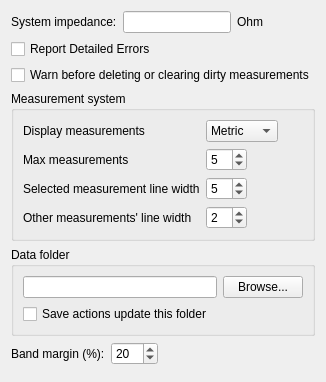
     <widget class="QWidget" name="General">
      <attribute name="title">
       <string>General</string>
      </attribute>
      <layout class="QFormLayout" name="formLayout_5">
       <item row="0" column="0">
        <layout class="QHBoxLayout" name="horizontalLayout_38">
         <item>
          <layout class="QVBoxLayout" name="verticalLayout_19">
           <item>
            <layout class="QHBoxLayout" name="horizontalLayout_29">
             <item>
              <widget class="QLabel" name="label_4">
               <property name="text">
                <string>System impedance:</string>
               </property>
              </widget>
             </item>
             <item>
              <widget class="QLineEdit" name="lineEdit_systemImpedance">
               <property name="sizePolicy">
                <sizepolicy hsizetype="Preferred" vsizetype="Fixed">
                 <horstretch>0</horstretch>
                 <verstretch>0</verstretch>
                </sizepolicy>
               </property>
               <property name="maxLength">
                <number>4</number>
               </property>
              </widget>
             </item>
             <item>
              <widget class="QLabel" name="label_6">
               <property name="text">
                <string>Ohm</string>
               </property>
              </widget>
             </item>
             <item>
              <spacer name="horizontalSpacer_4">
               <property name="orientation">
                <enum>Qt::Orientation::Horizontal</enum>
               </property>
               <property name="sizeHint" stdset="0">
                <size>
                 <width>40</width>
                 <height>20</height>
                </size>
               </property>
              </spacer>
             </item>
            </layout>
           </item>
           <item>
            <widget class="QCheckBox" name="checkBoxReportDetailedErrors">
             <property name="toolTip">
              <string>Shows additional, technical analyzer error messages
(BLE connection/protocol errors) in the error dialog.
Off by default -- frequent and low-level, more noise
than help for day-to-day use. Always-shown messages
(analyzer busy/unreachable) aren't affected.</string>
             </property>
             <property name="text">
              <string>Report Detailed Errors</string>
             </property>
            </widget>
           </item>
           <item>
            <widget class="QCheckBox" name="checkBoxWarnDirtyDelete">
             <property name="toolTip">
              <string>A measurement is "dirty" if scanned or renamed
since it was last saved (shown as " *" in Points column).

Warns before Delete/Clear All discards any dirty measurement.</string>
             </property>
             <property name="text">
              <string>Warn before deleting or clearing dirty measurements</string>
             </property>
            </widget>
           </item>
           <item>
            <widget class="QGroupBox" name="groupBox_7">
             <property name="title">
              <string>Measurement system</string>
             </property>
             <layout class="QFormLayout" name="formLayout_measurementSystem">
              <property name="fieldGrowthPolicy">
               <enum>QFormLayout::FieldGrowthPolicy::FieldsStayAtSizeHint</enum>
              </property>
              <item row="0" column="0">
               <widget class="QLabel" name="label_displayMeasurements">
                <property name="text">
                 <string>Display measurements</string>
                </property>
               </widget>
              </item>
              <item row="0" column="1">
               <widget class="NoScrollComboBox" name="measureSystemComboBox">
                <property name="maximumSize">
                 <size>
                  <width>140</width>
                  <height>16777215</height>
                 </size>
                </property>
                <item>
                 <property name="text">
                  <string>Metric</string>
                 </property>
                </item>
                <item>
                 <property name="text">
                  <string>Imperial</string>
                 </property>
                </item>
               </widget>
              </item>
              <item row="1" column="0">
               <widget class="QLabel" name="label_33">
                <property name="toolTip">
                 <string>The maximum number of simultaneously displayed measurements</string>
                </property>
                <property name="text">
                 <string>Max measurements</string>
                </property>
               </widget>
              </item>
              <item row="1" column="1">
               <widget class="NoScrollSpinBox" name="spinBoxMeasurements">
                <property name="toolTip">
                 <string>The maximum number of simultaneously displayed measurements</string>
                </property>
                <property name="maximumSize">
                 <size>
                  <width>100</width>
                  <height>16777215</height>
                 </size>
                </property>
                <property name="minimum">
                 <number>1</number>
                </property>
                <property name="maximum">
                 <number>15</number>
                </property>
                <property name="value">
                 <number>5</number>
                </property>
               </widget>
              </item>
              <item row="2" column="0">
               <widget class="QLabel" name="label_activeLineWidth">
                <property name="toolTip">
                 <string>Line width (pixels) for the currently-selected measurement's traces</string>
                </property>
                <property name="text">
                 <string>Selected measurement line width</string>
                </property>
               </widget>
              </item>
              <item row="2" column="1">
               <widget class="NoScrollSpinBox" name="spinBoxActiveLineWidth">
                <property name="toolTip">
                 <string>Line width (pixels) for the currently-selected measurement's traces</string>
                </property>
                <property name="maximumSize">
                 <size>
                  <width>100</width>
                  <height>16777215</height>
                 </size>
                </property>
                <property name="minimum">
                 <number>1</number>
                </property>
                <property name="maximum">
                 <number>10</number>
                </property>
                <property name="value">
                 <number>5</number>
                </property>
               </widget>
              </item>
              <item row="3" column="0">
               <widget class="QLabel" name="label_inactiveLineWidth">
                <property name="toolTip">
                 <string>Line width (pixels) for every other loaded measurement's traces</string>
                </property>
                <property name="text">
                 <string>Other measurements' line width</string>
                </property>
               </widget>
              </item>
              <item row="3" column="1">
               <widget class="NoScrollSpinBox" name="spinBoxInactiveLineWidth">
                <property name="toolTip">
                 <string>Line width (pixels) for every other loaded measurement's traces</string>
                </property>
                <property name="maximumSize">
                 <size>
                  <width>100</width>
                  <height>16777215</height>
                 </size>
                </property>
                <property name="minimum">
                 <number>1</number>
                </property>
                <property name="maximum">
                 <number>10</number>
                </property>
                <property name="value">
                 <number>2</number>
                </property>
               </widget>
              </item>
             </layout>
            </widget>
           </item>
          </layout>
         </item>
        </layout>
       </item>
       <item row="1" column="0" colspan="2">
        <widget class="QGroupBox" name="groupBoxDataFolder">
         <property name="title">
          <string>Data folder</string>
         </property>
         <layout class="QVBoxLayout" name="verticalLayout_dataFolder">
          <item>
           <layout class="QHBoxLayout" name="horizontalLayout_dataFolder">
            <item>
             <widget class="QLineEdit" name="dataFolderLineEdit">
              <property name="sizePolicy">
               <sizepolicy hsizetype="Expanding" vsizetype="Fixed">
                <horstretch>0</horstretch>
                <verstretch>0</verstretch>
               </sizepolicy>
              </property>
              <property name="alignment">
               <set>Qt::AlignmentFlag::AlignLeading|Qt::AlignmentFlag::AlignLeft|Qt::AlignmentFlag::AlignVCenter</set>
              </property>
              <property name="readOnly">
               <bool>true</bool>
              </property>
             </widget>
            </item>
            <item>
             <widget class="QPushButton" name="dataFolderBrowseBtn">
              <property name="text">
               <string>Browse...</string>
              </property>
             </widget>
            </item>
           </layout>
          </item>
          <item>
           <widget class="QCheckBox" name="dataFolderFollowsSavesCheckBox">
            <property name="text">
             <string>Save actions update this folder</string>
            </property>
           </widget>
          </item>
         </layout>
        </widget>
       </item>
       <item row="2" column="0" colspan="2">
        <layout class="QHBoxLayout" name="horizontalLayout_bandMargin">
         <item>
          <widget class="QLabel" name="label_bandMargin">
           <property name="toolTip">
            <string>Extra range added on each side of a band picked in the band selector, as a percentage of the band's width. Presets are never padded.</string>
           </property>
           <property name="text">
            <string>Band margin (%):</string>
           </property>
          </widget>
         </item>
         <item>
          <widget class="NoScrollSpinBox" name="spinBoxBandMargin">
           <property name="toolTip">
            <string>Extra range added on each side of a band picked in the band selector, as a percentage of the band's width. Presets are never padded.</string>
           </property>
           <property name="maximum">
            <number>100</number>
           </property>
           <property name="value">
            <number>20</number>
           </property>
          </widget>
         </item>
         <item>
          <spacer name="horizontalSpacer_bandMargin">
           <property name="orientation">
            <enum>Qt::Orientation::Horizontal</enum>
           </property>
           <property name="sizeHint" stdset="0">
            <size>
             <width>40</width>
             <height>20</height>
            </size>
           </property>
          </spacer>
         </item>
        </layout>
       </item>
       <item row="3" column="0" colspan="2">
        <spacer name="verticalSpacer_general_bottom">
         <property name="orientation">
          <enum>Qt::Orientation::Vertical</enum>
         </property>
         <property name="sizeHint" stdset="0">
          <size>
           <width>20</width>
           <height>0</height>
          </size>
         </property>
        </spacer>
       </item>
      </layout>
     </widget>
